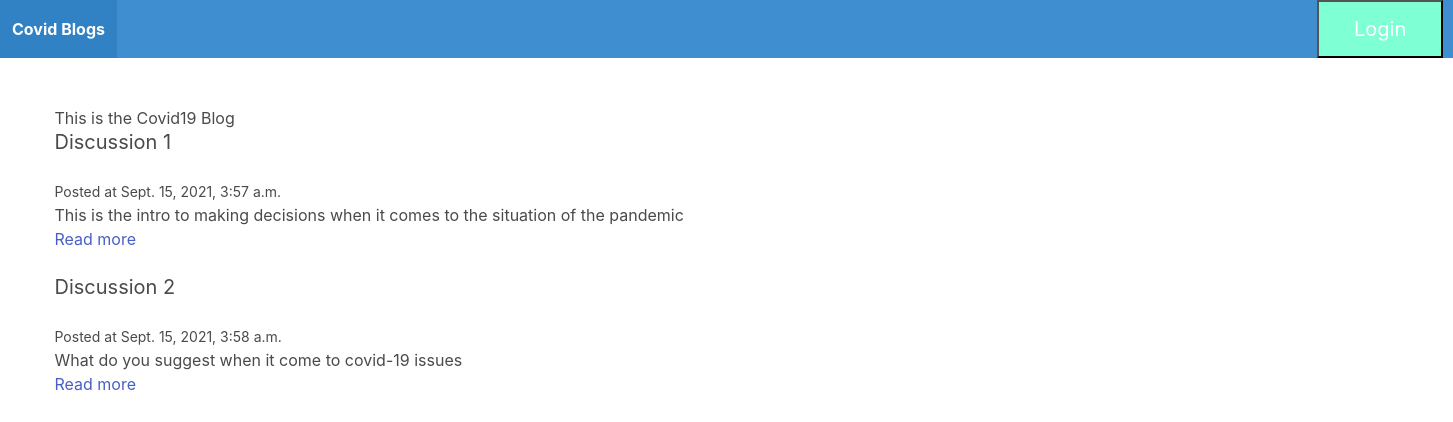
The page / on the database its author committed.
### blog/models.py (models this page shows)
class Post(models.Model):
    title = models.CharField(max_length=255)
    slug = models.SlugField()
    intro = models.TextField()
    body = models.TextField()
    date_added = models.DateTimeField(auto_now_add=True)

### blog/views.py (the view)
# urls.py: path('', frontpage, name='frontpage'),
def frontpage(request):
    posts = Post.objects.all()
    return render(request, 'blog/frontpage.html', {'posts': posts})

### blog/templates/blog/frontpage.html
{% extends 'blog/base.html' %}
{% block content %}
<h1>This is the Covid19 Blog</h1>
    {% for post in posts %}
        <div class="post block">
            <h2 class="subtitle">{{ post.title }}</h2>
            <small>Posted at {{ post.date_added }}</small>
            <p>{{ post.intro }}</p>
            <a href="{% url 'post_detail' post.slug %}">Read more</a>
        </div>
    {% endfor %}
{% endblock %}

### blog/templates/blog/base.html (shortened to what this page needs)
<!DOCTYPE html>
<html>
    <head>
        <link rel="stylesheet" href ="https://cdn.jsdelivr.net/npm/bulma@0.9.1/css/bulma.min.css">
        <body>
            <nav class="navbar is-info">
                <div class="navbar-brand">
                    <a href="/" class="navbar-item"><strong>Covid Blogs</strong></a>
                </div>
                <button class="login" href="/">Login</button>
            </nav>
            <section class="section">
                <div class="container">
                    {% block content %}
                    {% endblock %}
                </div>
            </section>
        </body>
    </head>
</html>

### blog/templates/blog/base.html (style rules this page uses)
.login { margin-left: 1200px; padding: 15px 35px; background-color: aquamarine; transition-duration: 0.4s; font-size: 20px; color: white; }

### rows shown on the page
Post: title "Discussion 1", date_added "Sept. 15, 2021, 3:57 a.m.", intro "This is the intro to making decisions when it comes to the situation of the pandemic"
Post: title "Discussion 2", date_added "Sept. 15, 2021, 3:58 a.m.", intro "What do you suggest when it come to covid-19 issues"
